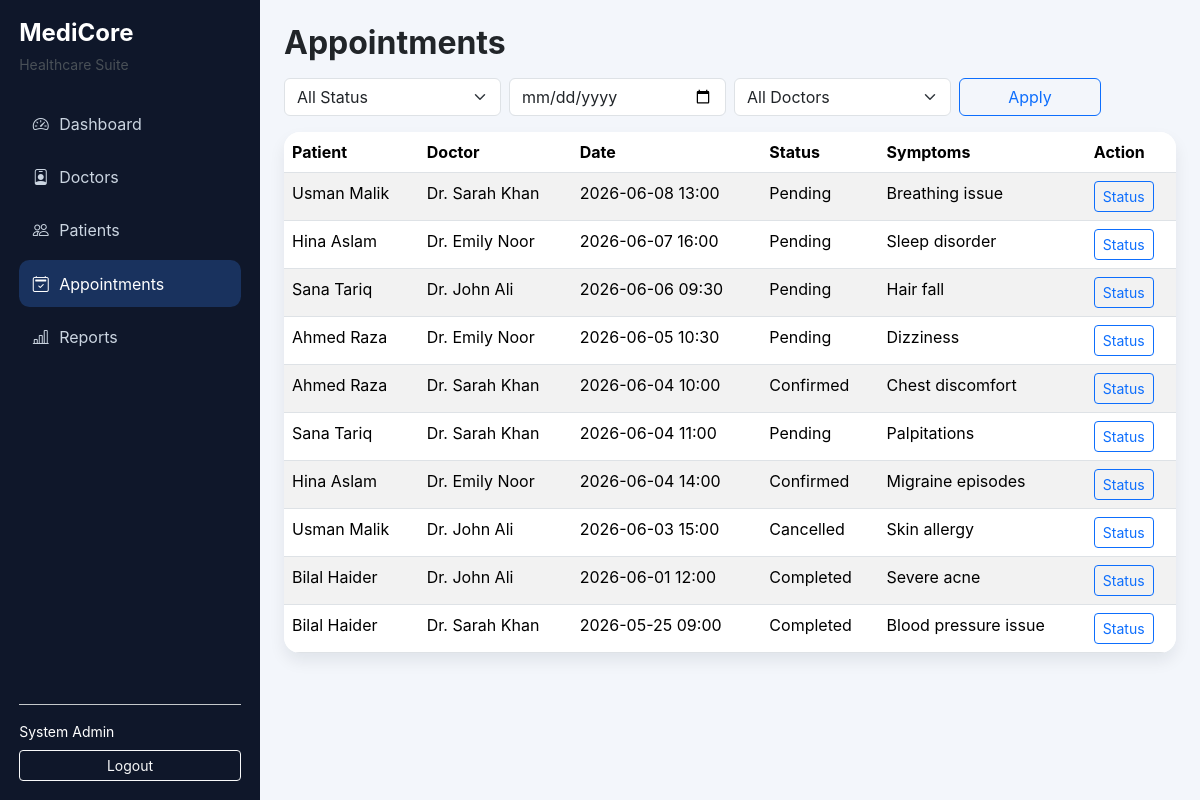
The page /admin/appointments.php (signed in) on the database its author committed.
### tables this page shows
CREATE TABLE appointments (
  id INT AUTO_INCREMENT PRIMARY KEY,patient_id INT NOT NULL,doctor_id INT NOT NULL,appointment_date DATE NOT NULL,appointment_time TIME NOT NULL,
  status ENUM('pending','confirmed','cancelled','completed') DEFAULT 'pending',symptoms TEXT,notes TEXT,created_at TIMESTAMP DEFAULT CURRENT_TIMESTAMP,
  FOREIGN KEY (patient_id) REFERENCES patients(id) ON DELETE CASCADE,FOREIGN KEY (doctor_id) REFERENCES doctors(id) ON DELETE CASCADE
);

CREATE TABLE users (
  id INT AUTO_INCREMENT PRIMARY KEY,
  name VARCHAR(120) NOT NULL,
  email VARCHAR(120) NOT NULL UNIQUE,
  password VARCHAR(255) NOT NULL,
  role ENUM('admin','doctor','patient') NOT NULL,
  phone VARCHAR(30),
  created_at TIMESTAMP DEFAULT CURRENT_TIMESTAMP
);

### config/db.php (called while the page is built, shortened)
<?php
function e(?string $value): string
{
    return htmlspecialchars((string) $value, ENT_QUOTES, 'UTF-8');
}

### admin/appointments.php (the view, shortened to what this page needs)
<?php session_start(); require_once __DIR__ . '/../config/db.php'; requireLogin(['admin']);
$status=trim($_GET['status']??''); $date=trim($_GET['date']??''); $doctor=(int)($_GET['doctor_id']??0);
$sql="SELECT a.*,u1.name patient_name,u2.name doctor_name FROM appointments a JOIN patients p ON p.id=a.patient_id JOIN users u1 ON u1.id=p.user_id JOIN doctors d ON d.id=a.doctor_id JOIN users u2 ON u2.id=d.user_id WHERE 1=1"; $params=[];
if($status!==''){ $sql.=' AND a.status=?'; $params[]=$status;} if($date!==''){ $sql.=' AND a.appointment_date=?'; $params[]=$date;} if($doctor>0){ $sql.=' AND a.doctor_id=?'; $params[]=$doctor;} $sql.=' ORDER BY a.appointment_date DESC'; $st=$pdo->prepare($sql); $st->execute($params); $rows=$st->fetchAll();
$docs=$pdo->query('SELECT d.id,u.name FROM doctors d JOIN users u ON u.id=d.user_id ORDER BY u.name')->fetchAll(); $pageTitle='Appointments'; include __DIR__ . '/../includes/header.php'; ?>
<h2 class="fw-bold mb-3">Appointments</h2>
<form class="row g-2 mb-3"><div class="col-md-3"><select class="form-select" name="status"><option value="">All Status</option></select></div><div class="col-md-3"><input type="date" class="form-control" name="date" value="<?= e($date) ?>"></div><div class="col-md-3"><select class="form-select" name="doctor_id"><option value="">All Doctors</option></select></div><div class="col-md-2"><button class="btn btn-outline-primary w-100">Apply</button></div></form>
<div class="table-wrap"><div class="table-responsive"><table class="table table-striped table-hover mb-0"><thead><tr><th>Patient</th><th>Doctor</th><th>Date</th><th>Status</th><th>Symptoms</th><th>Action</th></tr></thead><tbody><?php foreach($rows as $r): ?><tr><td><?= e($r['patient_name']) ?></td><td><?= e($r['doctor_name']) ?></td><td><?= e($r['appointment_date']) ?> <?= e(substr($r['appointment_time'],0,5)) ?></td><td><?= e(ucfirst($r['status'])) ?></td><td><?= e($r['symptoms']) ?></td><td><button class="btn btn-sm btn-outline-primary" data-bs-toggle="modal" data-bs-target="#a<?= e((string)$r['id']) ?>">Status</button></td></tr><?php endforeach; ?></tbody></table></div></div>
<?php include __DIR__ . '/../includes/footer.php'; ?>

### assets/css/style.css (style rules this page uses)
:root { --sidebar:#0f172a;--accent:#3b82f6;--bg:#f3f6fb }
body { background:var(--bg);font-family:Inter,Segoe UI,Arial,sans-serif }
.table-wrap { background:#fff;border-radius:1rem;overflow:hidden;box-shadow:0 8px 16px rgba(15,23,42,.08) }

### rows shown on the page
appointments: users.name "Usman Malik", users.name "Dr. Sarah Khan", appointment_date "2026-06-08", appointment_time "13:00", status "Pending", symptoms "Breathing issue"
appointments: users.name "Hina Aslam", users.name "Dr. Emily Noor", appointment_date "2026-06-07", appointment_time "16:00", status "Pending", symptoms "Sleep disorder"
appointments: users.name "Sana Tariq", users.name "Dr. John Ali", appointment_date "2026-06-06", appointment_time "09:30", status "Pending", symptoms "Hair fall"
appointments: users.name "Ahmed Raza", users.name "Dr. Emily Noor", appointment_date "2026-06-05", appointment_time "10:30", status "Pending", symptoms "Dizziness"
appointments: users.name "Ahmed Raza", users.name "Dr. Sarah Khan", appointment_date "2026-06-04", appointment_time "10:00", status "Confirmed", symptoms "Chest discomfort"
appointments: users.name "Sana Tariq", users.name "Dr. Sarah Khan", appointment_date "2026-06-04", appointment_time "11:00", status "Pending", symptoms "Palpitations"
appointments: users.name "Hina Aslam", users.name "Dr. Emily Noor", appointment_date "2026-06-04", appointment_time "14:00", status "Confirmed", symptoms "Migraine episodes"
appointments: users.name "Usman Malik", users.name "Dr. John Ali", appointment_date "2026-06-03", appointment_time "15:00", status "Cancelled", symptoms "Skin allergy"
appointments: users.name "Bilal Haider", users.name "Dr. John Ali", appointment_date "2026-06-01", appointment_time "12:00", status "Completed", symptoms "Severe acne"
appointments: users.name "Bilal Haider", users.name "Dr. Sarah Khan", appointment_date "2026-05-25", appointment_time "09:00", status "Completed", symptoms "Blood pressure issue"

### other values the page prints
$label "Dashboard"
$label "Doctors"
$label "Patients"
$label "Appointments"
$label "Reports"
$_SESSION['name'] "System Admin"
